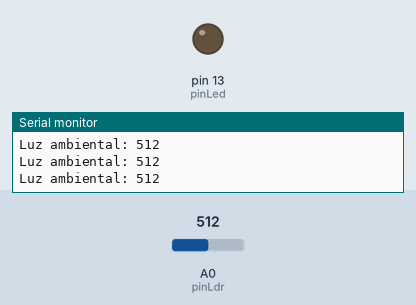
This sketch was run on a simulated Arduino Uno, built with avr-gcc and run on an emulated ATmega328P. On the bench: output pins drawn as LEDs (lit = HIGH), the last lines printed to the serial monitor. Inputs (shaded band) come from the test bench; at power-on: A0 (pinLdr) = 512.

Above: at 1.2 s.
1.3 s: A0 (pinLdr) set to 490
At 2.6 s:
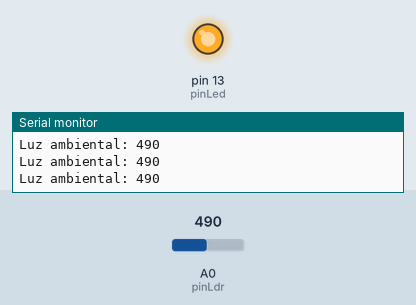
2.9 s: A0 (pinLdr) set to 510
At 4.1 s:
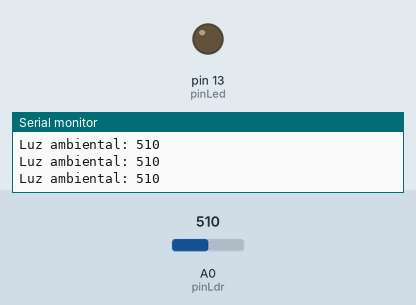
4.5 s: A0 (pinLdr) set to 306
At 5.4 s:
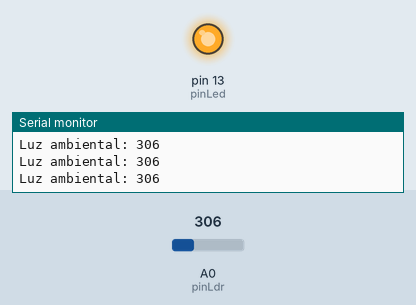
Timing chart, 0 to 7.5 s (numbered marks = the images above; inputs shaded):
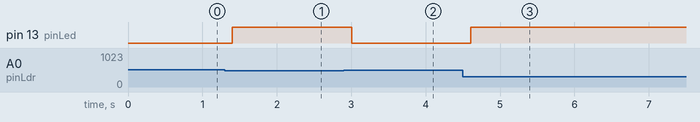

The sketch:

parcial_iot_dise_o_multimedia1__1_.ino
```cpp
//dclaración de variables globales para pines y umbral de luz
int pinLed = 13;      //pin digital conectado al LED indicador
int pinLdr = A0;      //pin analógico conectado al divisor de voltaje con LDR
int umbral = 500;     //valor límite para diferenciar (0 a 1023)

void setup() {
  //configuración del pin del LED como salida de corriente
  pinMode(pinLed, OUTPUT);

  //inicialización de la comunicación serial a 9600 para monitoreo
  Serial.begin(9600);
}

//función personalizada para evaluar la iluminación ambiental
void evaluarIluminacion(int lectura) {
  //si la lectura es menor al umbral, significa que hay oscuridad
  if (lectura < umbral) {
    digitalWrite(pinLed, HIGH); //encender indicador lumínico
  } else {
    //si la lectura es mayor o igual, hay suficiente luz natural
    digitalWrite(pinLed, LOW);  //apagar indicador lumínico
  }
}

void loop() {
  //lectura del valor analógico del sensor LDR
  int nivelLuz = analogRead(pinLdr);

  //impresión de datos por el monitor serie para depuración
  Serial.print("Luz ambiental: ");
  Serial.println(nivelLuz);

  //llamada a la función modular para actualizar el estado del LED según la lectura
  evaluarIluminacion(nivelLuz);

  //pausa para estabilizar las lecturas y no saturar el puerto serie
  delay(200);
}
```

Measured:
- the behaviour switches between 500 and 499 on A0 (pinLdr) (found by bisection; images 0 and 1)
- after the input at 1.3 s, pin 13 (pinLed): LOW → HIGH after 0.10 s
- after the input at 2.9 s, pin 13 (pinLed): HIGH → LOW after 0.11 s
- after the input at 4.5 s, pin 13 (pinLed): LOW → HIGH after 0.11 s
